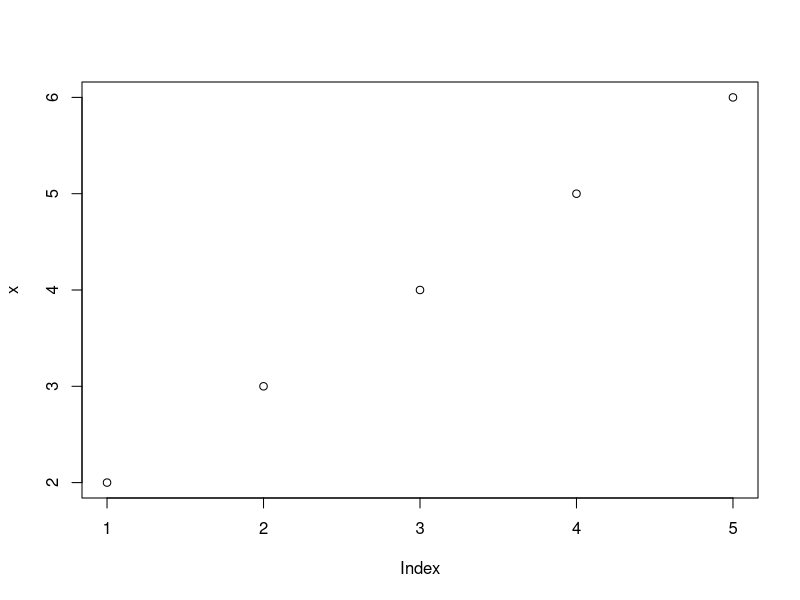

Here is the R script that generated this plot: (Note: this script raises an error after producing the figure.)
# Assign objects
x <- 1:5
x
y <- x
y
x <- y + 1

# Functions
mean(x, na.rm =TRUE)
mean
plot(x)

# Vectors
num   <- c(1, 10, 25, 1000)
char  <- c("cat", "dog", "cow", "cat")
log   <- c(TRUE, FALSE, FALSE, TRUE)

c(num, char)
num * 2
log * 2
num * log

# factors
as.factor(char)
dput(as.factor(char))
as.numeric(as.factor(char))

# Recoding factors
library(forcats)
fact      <- as_factor(char)
fct_recode(fact, cow = "dog", "Chickens and hens" = "cat")

# Matrixes
M <- matrix(1:12, ncol = 4)
M
M + 10

rbind(M, char)

cbind(M, log)

# Data.frames
d <- data.frame(num, char, log)
d
d + 1

# Lists
L <- list(char, num, M, data = d)
L

c(L, fct_recode)

# Subsetting
char[1]
num[1:2]
char[log]
which(log)




